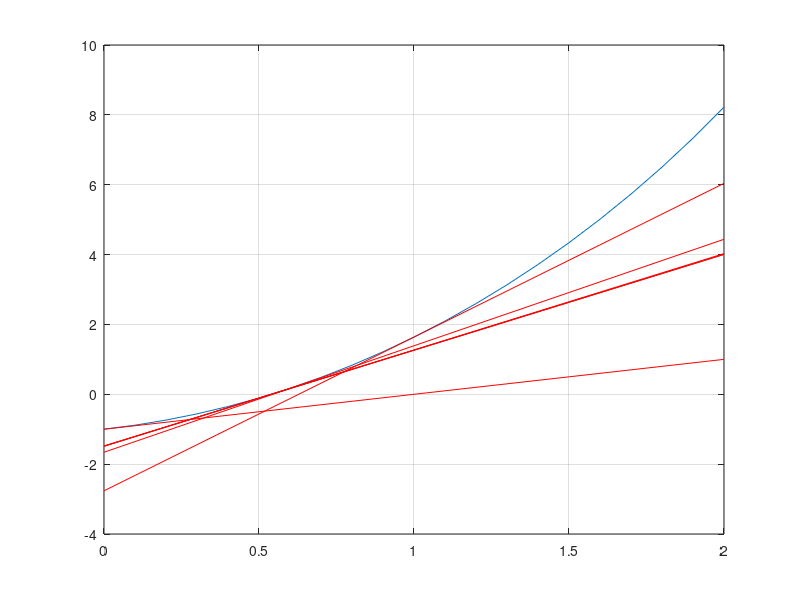

The MATLAB source for this figure:
% Algoritmo da Falsa Posicao
% para encontrar raizes
% da funcao f(x) = e^x - 2 * cos(x)
% no intervalo [0, 2]

function newton
    clear
    clc
    format long

    a = 0;
    b = 2;

    x = [a:0.1:b];
    y = f(x);

    plot(x,y)
    grid
    hold on

    x0 = 0;  % estimativa inicial

    i = 0;  % numero de iteracoes

    prec = 10^-10;

    fx = f(x0);
    dfx = df(x0);

    while (abs(fx) > prec)
        ++i;

        r = dfx * (x-x0) + fx;  % reta tangente em x0
        plot(x,r, 'r')
        hold on
        pause

        xi = x0 - fx/dfx;
        x0 = xi;
        fx = f(x0);
        dfx = df(x0);
    end

    iteracoes = i
    raiz = xi
    precisao = abs(fx)
endfunction


function f = f(x)
    f = exp(x) - 2 * cos(x);
endfunction

function df = df(x)
    df = exp(x) + 2 * sin(x);
endfunction
